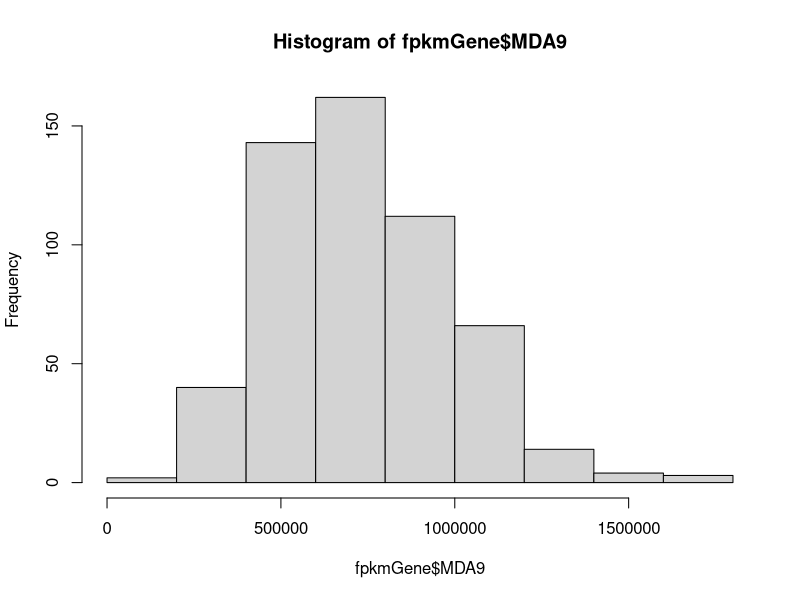
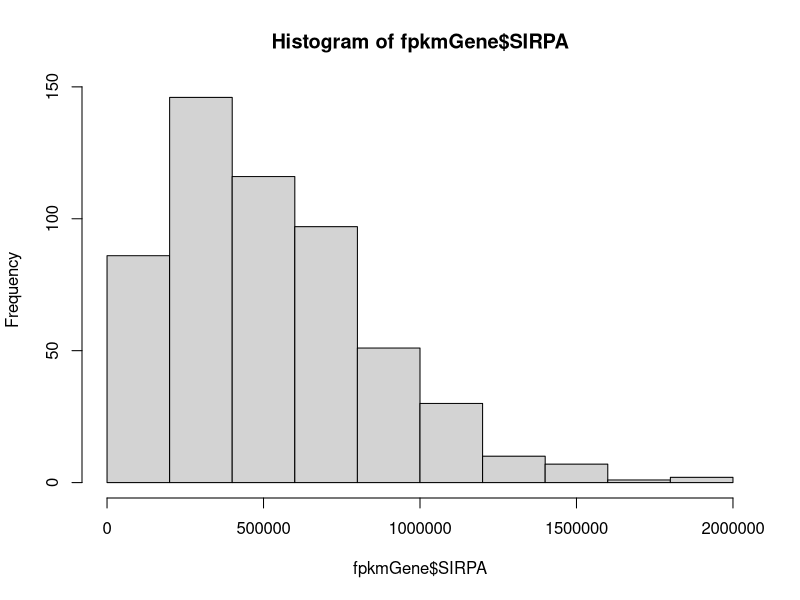
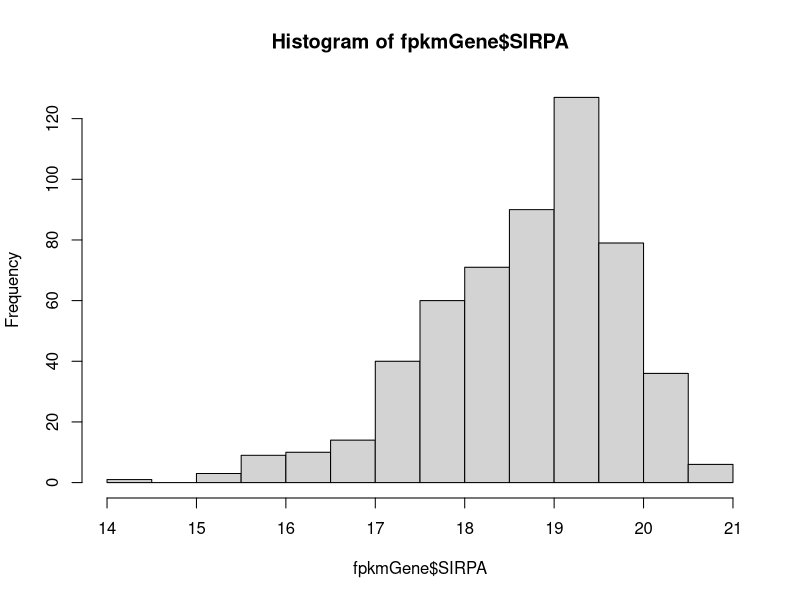
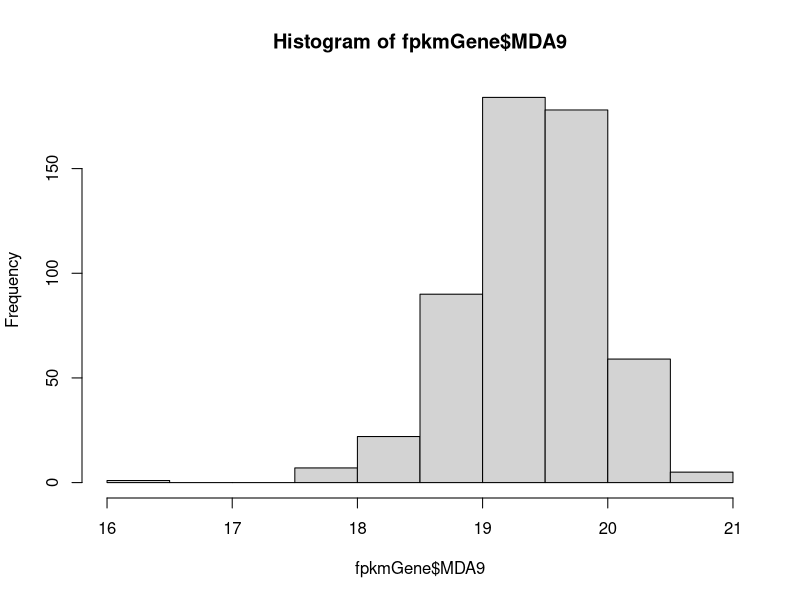

Here is the R script that generated these plots, in order:
#### analyzing expression data from TCGA ####

# load packages
library(dplyr)
library(ggplot2)

# define exclusion subsetting
`%ni%` <- Negate(`%in%`) 

# read in saved data
fpkmGene <- read.table("targetGeneHNSCC.csv")
# see all metadata
colnames(fpkmGene)
# view untransformed distribution
hist(fpkmGene$MDA9) # very slightly left skewed
hist(fpkmGene$SIRPA) # slightly left skewed
# save untransformed data
fpkmGeneNolog <- fpkmGene

# log transform genes
fpkmGene[1:12] <- fpkmGene[1:12] + 1 # add one pseudo count to all counts to remove zeros
fpkmGene[1:12] <- log2(fpkmGene[1:12]) # apply log2 transformation
hist(fpkmGene$SIRPA) 
hist(fpkmGene$MDA9) 

#### MDA-9/Syntenin ####

# high expression in AA is correlated with poor outcome when compared to non-hispanic whites


# high expression in HIS is correlated with poor outcome when compared to non-hispanic whites




#### SIRPA ####

# high expression in AA is correlated with poor outcome when compared to non-hispanic whites
